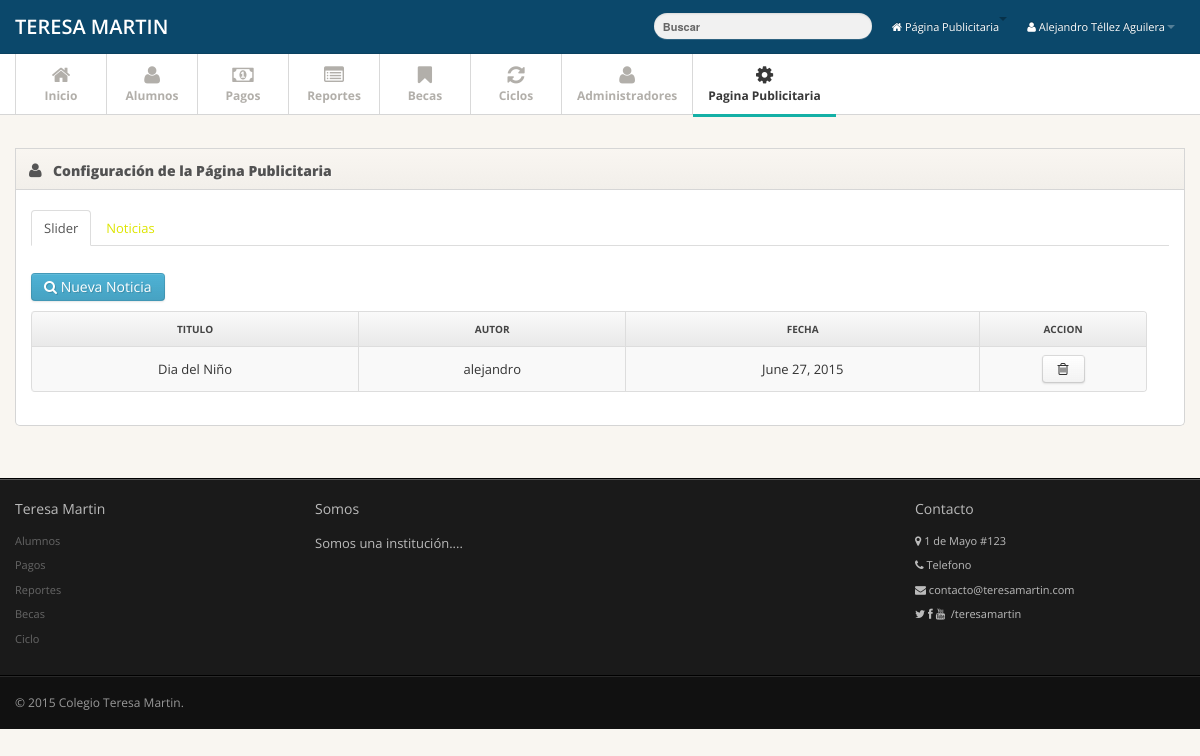
The page /admin/configpublic.php?active=noticias (signed in) on the database as committed earlier.
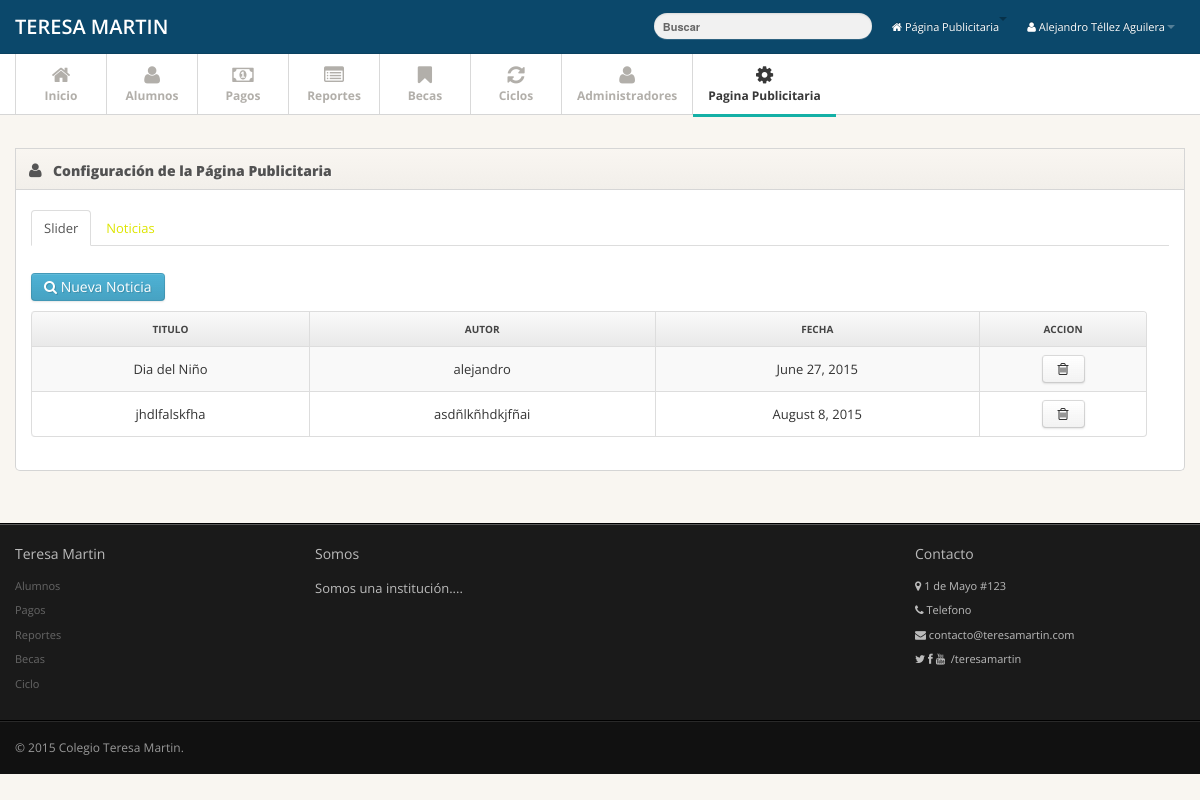
The same page on the database as committed later.
### tables this page shows
CREATE TABLE IF NOT EXISTS `noticias` (
`idnoticia` int(11) NOT NULL,
  `titulo` varchar(75) NOT NULL,
  `autor` varchar(50) NOT NULL,
  `fecha` varchar(25) NOT NULL,
  `urlimagen` varchar(100) NOT NULL,
  `descripcion` text NOT NULL
);

### admin/conexion.php (called while the page is built, shortened)
<?php
class Conexion
{
private static $instancia;
private $con;
private function __construct()
{
    try
    {
    $this->con = new PDO("mysql:host=localhost;dbname=teresamartin",'root','');
    $this->con->exec("SET CHARSET SET utf8");
    }
    catch(PDOEception $e)
    {
        echo "Error:" . $e->getMessage();
        die();
    }
}
  public static function singleton_conexion()
    {
    if(!isset(self::$instancia)){
    self::$instancia = new $miclase;
    }
    return self::$instancia;
    }
public function prepare($sql)
{
return $this->con->prepare($sql);
}
}

### admin/Noticia.php (called while the page is built, shortened)
<?php
require_once 'conexion.php';
class Noticia{
   private $con;
   function __construct()
   {
      $this->con = Conexion::singleton_conexion();
   }
   public function get_noticia($idnoticia = null){
       try{
         $sql = "SELECT * FROM noticias";
      $consulta = $this->con->prepare($sql);
            $consulta->execute();
      if($consulta->rowCount() > 0){
         return $consulta;
      }else{
         return FALSE;
      }
      }catch(PDOException $ex) {
           print "Error:". $e->getMessage();
       }
   }
}

### admin/configpublic.php (the view, shortened to what the changed rows need)
<?php
include_once 'Noticia.php';
$noticias = new Noticia();
$datos1 = $noticias->get_noticia(null);
?>
<!DOCTYPE html>
<html lang="es">
   <head>
      <link href="../css/bootstrap.min.css" rel="stylesheet">
      <link href="../css/bootstrap-responsive.min.css" rel="stylesheet">
      <link href="../css/font-awesome2.css" rel="stylesheet">
      <link href="../css/style.css" rel="stylesheet">
      <link href="../css/pages/dashboard.css" rel="stylesheet">
      <link href="../css/styleAAA.css" rel="stylesheet">
   </head>
   <body>
      <div class="main">
         <div class="main-inner">
            <div class="container">
               <div class="row">
                  <div class="span12">
                     <div class="widget ">
                        <div class="widget-content">
                           <div class="tabbable">
                              <br>
                              <div class="tab-content">
                                 <div class="tab-pane <?php if(isset($_GET['active']) and $_GET['active'] == noticias){echo "active";}?>" id="noticias">
                                    <div class="container">
                                       <div class="row">
                                          <div class="span12 configpublic">
                                             <br>
                                             <table class="table table-striped table-bordered get_table table_configpublic"  id="">
                                                <thead>
                                                   <tr>
                                                      <th> Titulo</th>
                                                      <th> Autor </th>
                                                      <th> Fecha </th>
                                                      <th class="td-actions">Accion </th>
                                                   </tr>
                                                </thead>
                                                <tbody><?php
while ($row1 = $datos1->fetchObject()){
                                 ?>
                                                   <tr>
                                                   <td><?php echo $row1->titulo;?></td>
                                                   <td><?php echo $row1->autor;?></td>
                                                   <td><?php echo $row1->fecha;?></td>
                                                   <td>
                                                      <span id="tooltip-ver" class="input-group-addon mitooltip" title="Eliminar Noticia" data-placement="top">
                                                         <a class="btn btn-bigger btn-invert" href="del_noticia.php?idnoticia=<?php echo $row1->idnoticia;?>&urlimagen=<?php echo $row1->urlimagen;?>">
                                                            <i class="btn-icon-only icon-trash"> </i>
                                                         </a>
                                                      </span>
                                                   </td>
                                                   </tr>
                                                   <?php
}
                                 ?>
                                                </tbody>
                                             </table>
                                          </div>
                                       </div>
                                    </div>
                                 </div>
                              </div>
                           </div>
                        </div>
                     </div>
                  </div>
               </div>
            </div>
         </div>
      </div>
   </body>
</html>

Rows that differ between the two databases and show on the page:
added noticias: titulo "jhdlfalskfha", autor "asdñlkñhdkjfñai", fecha "August 8, 2015"
